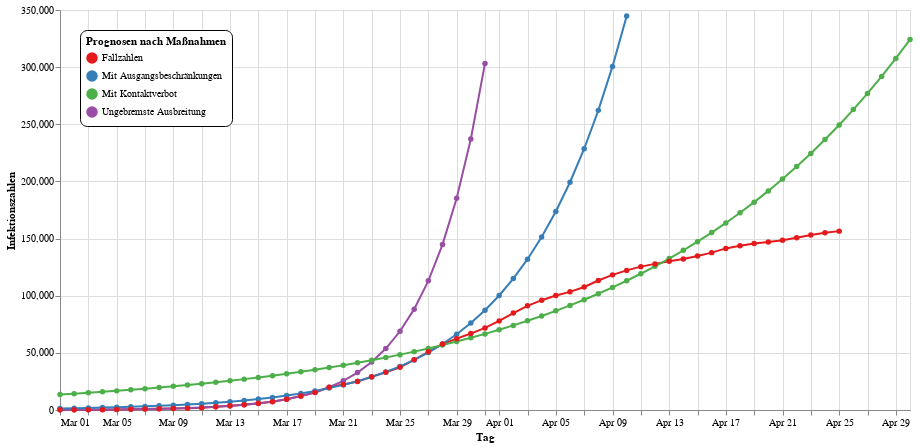

Notebook code for this chart:
### Code cell
data = pd.read_csv("corona_infections.csv", header=0, names=["day", "cases"])
data["day"] = [dt.datetime.strptime(d + ' 2020', "%b %d %Y") for d in data["day"]]
md1 = dt.datetime(year=2020, month=3, day=20)
md2 = dt.datetime(year=2020, month=3, day=28)
c0 = np.array(data[data["day"] <= md1]["cases"])
d0 = np.array([d.toordinal() for d in data[data["day"] <= md1]["day"]])
c1 = np.array(data[(md1 <= data["day"])][(data["day"] <= md2)]["cases"])
d1 = np.array([d.toordinal() for d in data[md1 <= data["day"]][data["day"] <= md2]["day"]])
c2 = np.array(data[md2 <= data["day"]]["cases"])
d2 = np.array([d.toordinal() for d in data[md2 <= data["day"]]["day"]])
par0, _ = curve_fit(
    corona_curve, 
    xdata=d0, 
    ydata=c0, 
    p0=[c0[0], dt.datetime(year=2020, month=3, day=1).toordinal(), 8e-9, 5.6e7],
    bounds=(
        [0, d0[0], 1e-11, c0[-1]], 
        [c0[-1], dt.datetime(year=2021, month=6, day=1).toordinal(), 1e-8, 8.35e7])
)
par1, _ = curve_fit(
    corona_curve, 
    xdata=d1, 
    ydata=c1, 
    p0=[c1[0], dt.datetime(year=2020, month=3, day=20).toordinal(), 8e-9, 5.6e7],
    bounds=(
        [0, d1[0], 1e-11, c1[-1]], 
        [c1[-1], dt.datetime(year=2021, month=6, day=1).toordinal(), 1e-8, 8.35e7])
)
par2, _ = curve_fit(
    corona_curve, 
    xdata=d2, 
    ydata=c2, 
    p0=[c2[0], dt.datetime(year=2020, month=3, day=28).toordinal(), 8e-9, 5.6e7],
    bounds=(
        [0, d2[0], 1e-11, c2[-1]], 
        [c2[-1], dt.datetime(year=2021, month=6, day=1).toordinal(), 1e-8, 8.35e7])
)
print(par0, "\n", par1, "\n", par2)
data = data[data["day"] >= dt.datetime(year=2020, month=3, day=1)]
data = data.rename(columns={"day": "Tag", "cases": "Infektionszahlen"})
data["Typ"] = ["Fallzahlen" for d in data["Tag"]]
data["Typ"] = data["Typ"].astype(str)
data_count = len(data) + 5
for par, t in [(par0, "Ungebremste Ausbreitung"), 
               (par1, "Mit Ausgangsbeschränkungen"), 
               (par2, "Mit Kontaktverbot")]:
    for i in range(data_count):
        curve_value = corona_curve((list(data["Tag"])[0] + dt.timedelta(days=i)).toordinal(), *par)
        data = data.append(pd.DataFrame(
            [[list(data["Tag"])[0] + dt.timedelta(days=i), 
              curve_value if curve_value < 350000 else None,
              t]],
            columns=("Tag", "Infektionszahlen", "Typ")
        ), ignore_index=True)
data = data.tail(len(data)-data_count+15).append(data.head(data_count-15), ignore_index=True)
line = alt.Chart(data).mark_line(point=True).encode(
    alt.X("monthdate(Tag)", title="Tag"),
    alt.Y("Infektionszahlen:Q", title="Infektionszahlen"),
    color=alt.Color("Typ:N", 
                    scale=alt.Scale(scheme="set1"),
                    legend=alt.Legend(
        orient="none", legendX=20, legendY=20,
        fillColor="white", strokeColor="black", cornerRadius=7, padding=6,
        title="Prognosen nach Maßnahmen"))
)
nearest = alt.selection(type='single', nearest=True, on='mouseover',
                        fields=['Tag'], empty='none')
selectors = alt.Chart(data).mark_point().encode(
    alt.X("monthdate(Tag)", title="Tag"),
    opacity=alt.value(0),
).add_selection(nearest)
points = line.mark_point().encode(
    opacity=alt.condition(nearest, alt.value(1), alt.value(0))
)
text = line.mark_text(align='left', dx=5, dy=5).encode(
    text=alt.condition(nearest, 'Infektionszahlen:Q', alt.value(' '))
)
rules = alt.Chart(data).mark_rule(color='gray').encode(
    alt.X("monthdate(Tag)", title="Tag"),
).transform_filter(nearest)
alt.layer(
    line, selectors, points, rules, text
).properties(width=850, height=400)

### Figure 1 — Vega-Lite specification as saved in the notebook (floating-point values rounded to 4 significant figures; data arrays with more than 128 entries replaced by an {"elided": "..."} marker saying what was removed)
{"config": {"view": {"continuousWidth": 400, "continuousHeight": 300}}, "layer": [{"mark": {"type": "line", "point": true}, "encoding": {"color": {"type": "nominal", "field": "Typ", "legend": {"cornerRadius": 7, "fillColor": "white", "legendX": 20, "legendY": 20, "orient": "none", "padding": 6, "strokeColor": "black", "title": "Prognosen nach Maßnahmen"}, "scale": {"scheme": "set1"}}, "x": {"type": "temporal", "field": "Tag", "timeUnit": "monthdate", "title": "Tag"}, "y": {"type": "quantitative", "field": "Infektionszahlen", "title": "Infektionszahlen"}}}, {"mark": "point", "encoding": {"opacity": {"value": 0}, "x": {"type": "temporal", "field": "Tag", "timeUnit": "monthdate", "title": "Tag"}}, "selection": {"selector004": {"type": "single", "nearest": true, "on": "mouseover", "fields": ["Tag"], "empty": "none"}}}, {"mark": "point", "encoding": {"color": {"type": "nominal", "field": "Typ", "legend": {"cornerRadius": 7, "fillColor": "white", "legendX": 20, "legendY": 20, "orient": "none", "padding": 6, "strokeColor": "black", "title": "Prognosen nach Maßnahmen"}, "scale": {"scheme": "set1"}}, "opacity": {"condition": {"value": 1, "selection": "selector004"}, "value": 0}, "x": {"type": "temporal", "field": "Tag", "timeUnit": "monthdate", "title": "Tag"}, "y": {"type": "quantitative", "field": "Infektionszahlen", "title": "Infektionszahlen"}}}, {"mark": {"type": "rule", "color": "gray"}, "encoding": {"x": {"type": "temporal", "field": "Tag", "timeUnit": "monthdate", "title": "Tag"}}, "transform": [{"filter": {"selection": "selector004"}}]}, {"mark": {"type": "text", "align": "left", "dx": 5, "dy": 5}, "encoding": {"color": {"type": "nominal", "field": "Typ", "legend": {"cornerRadius": 7, "fillColor": "white", "legendX": 20, "legendY": 20, "orient": "none", "padding": 6, "strokeColor": "black", "title": "Prognosen nach Maßnahmen"}, "scale": {"scheme": "set1"}}, "text": {"condition": {"type": "quantitative", "field": "Infektionszahlen", "selection": "selector004"}, "value": " "}, "x": {"type": "temporal", "field": "Tag", "timeUnit": "monthdate", "title": "Tag"}, "y": {"type": "quantitative", "field": "Infektionszahlen", "title": "Infektionszahlen"}}}], "data": {"name": "data-e538ab129bebfb1d4ae6df5579a0bac6"}, "height": 400, "width": 850, "$schema": "https://vega.github.io/schema/vega-lite/v4.0.2.json", "datasets": {"data-e538ab129bebfb1d4ae6df5579a0bac6": {"elided": "239 records"}}}
